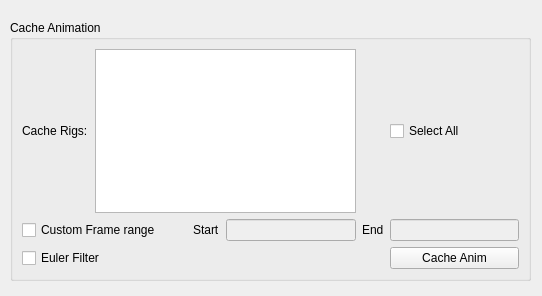
<?xml version="1.0" encoding="UTF-8"?>
<ui version="4.0">
 <class>CacheAnim</class>
 <widget class="QWidget" name="CacheAnim">
  <property name="geometry">
   <rect>
    <x>0</x>
    <y>0</y>
    <width>542</width>
    <height>296</height>
   </rect>
  </property>
  <property name="windowTitle">
   <string>Cache Anim</string>
  </property>
  <widget class="QGroupBox" name="cache_ani_box">
   <property name="geometry">
    <rect>
     <x>10</x>
     <y>20</y>
     <width>521</width>
     <height>261</height>
    </rect>
   </property>
   <property name="title">
    <string>Cache Animation</string>
   </property>
   <layout class="QGridLayout" name="gridLayout">
    <item row="2" column="0" colspan="4">
     <widget class="QCheckBox" name="euler_chbox">
      <property name="text">
       <string>Euler Filter</string>
      </property>
     </widget>
    </item>
    <item row="1" column="4">
     <widget class="QLineEdit" name="framerange_start">
      <property name="enabled">
       <bool>false</bool>
      </property>
     </widget>
    </item>
    <item row="0" column="0">
     <widget class="QLabel" name="cache_rigs_lb">
      <property name="text">
       <string>Cache Rigs:</string>
      </property>
     </widget>
    </item>
    <item row="1" column="6">
     <widget class="QLineEdit" name="framerange_end">
      <property name="enabled">
       <bool>false</bool>
      </property>
     </widget>
    </item>
    <item row="1" column="0" colspan="2">
     <widget class="QCheckBox" name="custom_framerange_chbox">
      <property name="text">
       <string>Custom Frame range</string>
      </property>
     </widget>
    </item>
    <item row="1" column="5">
     <widget class="QLabel" name="end">
      <property name="text">
       <string>End</string>
      </property>
     </widget>
    </item>
    <item row="1" column="3">
     <widget class="QLabel" name="start">
      <property name="text">
       <string>Start</string>
      </property>
     </widget>
    </item>
    <item row="1" column="2">
     <spacer name="verticalSpacer">
      <property name="orientation">
       <enum>Qt::Vertical</enum>
      </property>
      <property name="sizeHint" stdset="0">
       <size>
        <width>20</width>
        <height>40</height>
       </size>
      </property>
     </spacer>
    </item>
    <item row="0" column="6">
     <widget class="QCheckBox" name="select_all_chbox">
      <property name="text">
       <string>Select All</string>
      </property>
     </widget>
    </item>
    <item row="0" column="1" colspan="4">
     <widget class="QListWidget" name="rigs_list">
      <property name="selectionMode">
       <enum>QAbstractItemView::MultiSelection</enum>
      </property>
     </widget>
    </item>
    <item row="2" column="6">
     <widget class="QPushButton" name="cache_anim_pb">
      <property name="text">
       <string>Cache Anim</string>
      </property>
     </widget>
    </item>
   </layout>
  </widget>
 </widget>
 <resources/>
 <connections/>
</ui>
